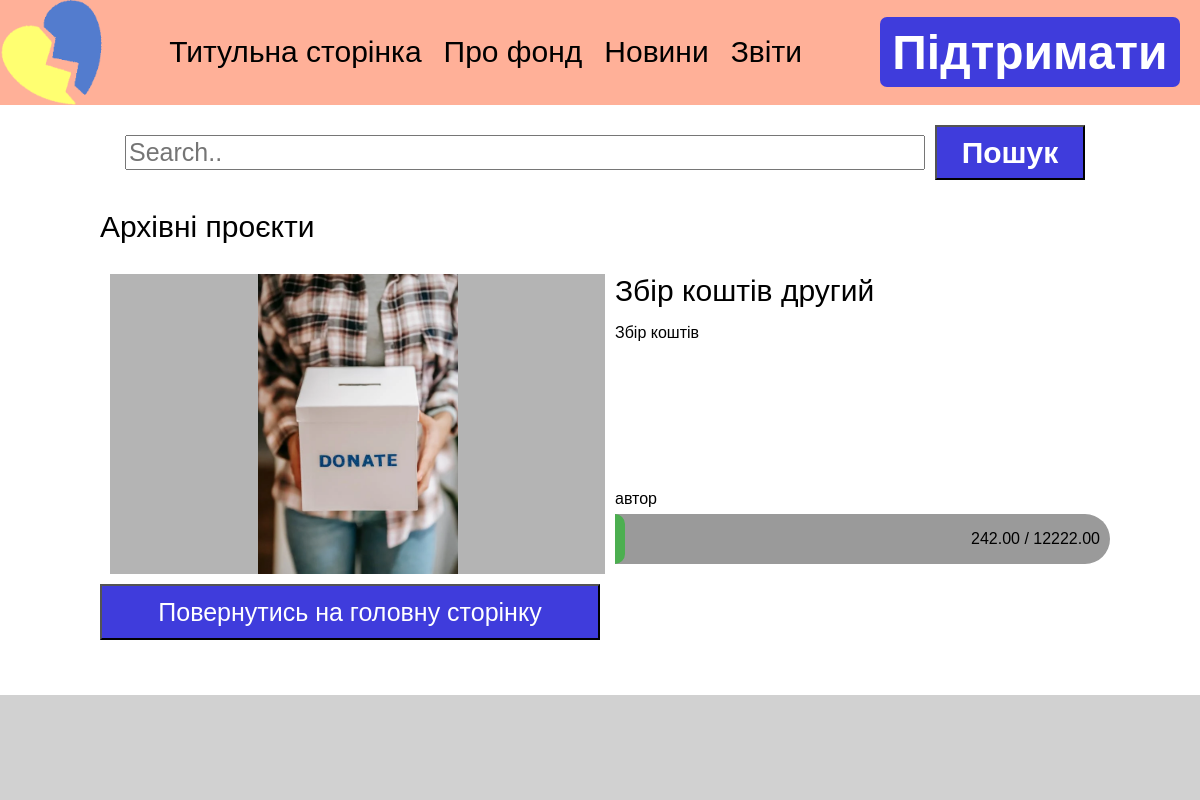
Page /projects/archived/ on the committed database.
### UAFOND/models.py (models this page shows)
class Projects(models.Model):
    id = models.AutoField(primary_key=True)
    title = models.CharField(max_length=100, null=False, blank=False)
    author = models.CharField(max_length=100, null=False, blank=False)
    text = models.TextField()
    img = models.ImageField(upload_to='projects/')
    req_money = models.DecimalField(max_digits=20, decimal_places=2, null=False)
    coll_money = models.DecimalField(max_digits=20, decimal_places=2, null=False)
    active = models.BooleanField(default=True, null=False)

### UAFOND/views.py (the view)
# urls.py: path('projects/archived/', views.arch_projects, name='arch_projects'),
def arch_projects(request):
    projects = Projects.objects.all().order_by("-id")
    return render(request, 'projects_arcived_only.html', {'projects': projects})

### templates/projects_arcived_only.html (shortened to what this page needs)
<html lang="uk-UA">
<head>
    {% load static %}
</head>
<body>
    <div id="highbar">
        <img src = "{% static 'label.png' %}">
        <ul>
            <li><a href="{% url 'main' %}">Титульна сторінка</a></li>
            <li><a href="{% url 'about' %}">Про фонд</a></li>
            <li><a href="{% url 'news' %}">Новини</a></li>
            <li><a href="{% url 'report' %}">Звіти</a></li>
        </ul>
        <button onclick="window.location.href='{% url 'support' %}'">Підтримати</button>
    </div>
    {%block content%}
    <div id = "searchbar_field">
        <input id="searchbar" type="text" placeholder="Search..">
        <button id="search">Пошук</button>
    </div>
    <div id="proj_space">
        <div id="arhived_projects">
            <p class="title"> Архівні проєкти <p>
            {%for project in projects %}
                {%if not project.active%}
                    <div class="project">
                        <div class="proj_img">
                            <img src="{{ MEDIA_URL }}{{ project.img.url }}" alt="Image">
                        </div>
                        <div class = "infoblock">
                            <div class="proj_textblock">
                                <a class="title" href="{% url 'proj' project.id %}">{{project.title}}</a>
                                <p class="text">{{project.text}}</p>
                                <p class="author">{{project.author}}</p>
                            </div>
                            <div class="proj_moneybar" data-coll-money="{{ project.coll_money }}" data-req-money="{{ project.req_money }}">
                                <div class="fulled_bar">
                                </div>
                                <p class="money">{{ project.coll_money }} / {{ project.req_money }}</p>
                            </div>
                        </div>
                    </div>
                {%endif%}
            {% endfor %}
            <button class="more_button" id="back" onclick="window.location.href='{% url 'projects' %}'">Повернутись на головну сторінку</button>
        </div>
    </div>
    {% endblock %}
    <div id="lowbar">
    </div>
    <link rel="stylesheet" type="text/css" href="{% static 'projects.css' %}">
</body>
</html>

### static/projects.css (style rules this page uses)
html, body { margin: 0; padding: 0; min-width: 1100px; }
#highbar { background-color: #FFB098; position: relative; top: 0px; left: 0%; right: 0%; margin: 0; padding: 0; height: 105px; display: flex; justify-content: space-between; }
#highbar ul { list-style-type: none; margin-top: 35px; padding: 0; display: inline-block; }
#highbar ul li { font-family: 'MyCustomFont', sans-serif; display: inline-block; font-size: 30px; white-space: nowrap; margin-right: 50px; margin-left: 50px; }
#highbar ul li a { color: inherit; text-decoration: none; }
@media screen and (max-width: 1440px) { #highbar ul li { margin-right: 9px; margin-left: 9px; } }
#highbar button { float: right; font-family: 'MyCustomFont', sans-serif; margin: 17px; margin-right: 20px; height: 70px; width: 300px; border-radius: 7px; border-width: 0px; font-size: 48px; background-color: #3F3CDC; font-weight: bold; color: #FFFFFF; cursor: pointer; }
#searchbar_field { display: flex; justify-content: center; width: 100%; margin-top: 20px; height: auto; }
#searchbar { font-family: 'MyCustomFont', sans-serif; font-size: 25px; width: 800px; margin: 10px; }
#search { width: 150px; font-family: 'MyCustomFont', sans-serif; background-color: #3F3CDC; font-size: 30px; font-weight: bold; color: #FFFFFF; cursor: pointer; }
#proj_space { display: grid; justify-content: center; width: 100%; margin-bottom: 105px; }
#arhived_projects { width: 1000px; justify-content: center; }
.more_button { font-family: 'MyCustomFont', sans-serif; height: 56px; width: 500px; background-color: #3F3CDC; color: #FFFFFF; font-size: 25px; margin-bottom: 10px; cursor: pointer; }
.project { display: flex; position: relative; width: 100%; height: 300px; margin: 10px; font-family: 'MyCustomFont', sans-serif; }
.proj_img { width: 500px; height: 300px; background-color: rgb(180, 180, 180); display: flex; justify-content: center; align-items: center; }
.proj_img img { max-width: 100%; max-height: 100%; }
.infoblock { display: flex; flex-direction: column; position: relative; width: 500px; height: 100%; margin-left: 10px; }
.proj_textblock { display: flex; flex-direction: column; position: relative; width: 100%; height: 250px; }
.title { font-family: 'MyCustomFont', sans-serif; font-size: 30px; white-space: nowrap; overflow: hidden; text-overflow: ellipsis; width: 100%; box-sizing: border-box; color: inherit; text-decoration: none; }
.text { position: relative; flex: 1; word-wrap: break-word; overflow-wrap: break-word; overflow: hidden; }
.author { position: relative; white-space: nowrap; box-sizing: border-box; }
.proj_moneybar { position: absolute; height: 50px; bottom: 10px; width: 100%; background-color: rgb(154, 154, 154); border-radius: 0 30px 30px 0; overflow: hidden; }
.fulled_bar { position: absolute; height: 100%; background-color: rgb(76, 175, 80); border-radius: 0 30px 30px 0; }
.money { position: absolute; display: flex; right: 10px; white-space: nowrap; box-sizing: border-box; }
#lowbar { position: fixed; background-color: rgb(209, 209, 209); bottom: 0px; left: 0%; right: 0%; margin-top: 0; padding: 0; height: 105px; width: 100xp; display: flex; justify-content: space-between; clear: both; }

### rows in the picture
Projects: img (picture), title "Збір коштів другий", text "Збір коштів", author "автор", coll_money "242.00", req_money "12222.00"
